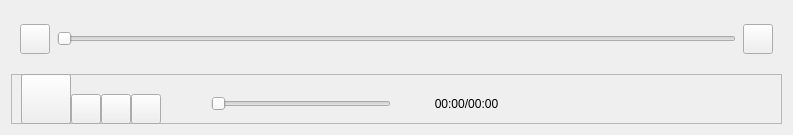
<?xml version="1.0" encoding="UTF-8"?>
<ui version="4.0">
 <class>FormControlPanel</class>
 <widget class="QWidget" name="FormControlPanel">
  <property name="geometry">
   <rect>
    <x>0</x>
    <y>0</y>
    <width>793</width>
    <height>135</height>
   </rect>
  </property>
  <property name="sizePolicy">
   <sizepolicy hsizetype="Expanding" vsizetype="Fixed">
    <horstretch>0</horstretch>
    <verstretch>0</verstretch>
   </sizepolicy>
  </property>
  <property name="windowTitle">
   <string>Form</string>
  </property>
  <property name="autoFillBackground">
   <bool>false</bool>
  </property>
  <layout class="QVBoxLayout" name="verticalLayout_3">
   <property name="spacing">
    <number>7</number>
   </property>
   <property name="leftMargin">
    <number>11</number>
   </property>
   <property name="topMargin">
    <number>11</number>
   </property>
   <property name="rightMargin">
    <number>11</number>
   </property>
   <property name="bottomMargin">
    <number>11</number>
   </property>
   <item>
    <widget class="QFrame" name="frame_2">
     <layout class="QHBoxLayout" name="horizontalLayout_2">
      <property name="spacing">
       <number>7</number>
      </property>
      <item>
       <widget class="QPushButton" name="btnFb">
        <property name="minimumSize">
         <size>
          <width>30</width>
          <height>30</height>
         </size>
        </property>
        <property name="maximumSize">
         <size>
          <width>30</width>
          <height>30</height>
         </size>
        </property>
        <property name="text">
         <string/>
        </property>
       </widget>
      </item>
      <item>
       <widget class="QSlider" name="sliProcess">
        <property name="orientation">
         <enum>Qt::Horizontal</enum>
        </property>
       </widget>
      </item>
      <item>
       <widget class="QPushButton" name="btnFf">
        <property name="minimumSize">
         <size>
          <width>30</width>
          <height>30</height>
         </size>
        </property>
        <property name="maximumSize">
         <size>
          <width>30</width>
          <height>30</height>
         </size>
        </property>
        <property name="text">
         <string/>
        </property>
       </widget>
      </item>
     </layout>
    </widget>
   </item>
   <item>
    <widget class="QFrame" name="frame">
     <property name="sizePolicy">
      <sizepolicy hsizetype="Preferred" vsizetype="Fixed">
       <horstretch>0</horstretch>
       <verstretch>0</verstretch>
      </sizepolicy>
     </property>
     <property name="minimumSize">
      <size>
       <width>0</width>
       <height>50</height>
      </size>
     </property>
     <property name="frameShape">
      <enum>QFrame::StyledPanel</enum>
     </property>
     <property name="frameShadow">
      <enum>QFrame::Raised</enum>
     </property>
     <widget class="QPushButton" name="btnPlay">
      <property name="geometry">
       <rect>
        <x>10</x>
        <y>0</y>
        <width>50</width>
        <height>50</height>
       </rect>
      </property>
      <property name="text">
       <string/>
      </property>
     </widget>
     <widget class="QPushButton" name="btnPause">
      <property name="geometry">
       <rect>
        <x>10</x>
        <y>0</y>
        <width>50</width>
        <height>50</height>
       </rect>
      </property>
      <property name="text">
       <string/>
      </property>
     </widget>
     <widget class="QPushButton" name="btnStop">
      <property name="geometry">
       <rect>
        <x>60</x>
        <y>20</y>
        <width>30</width>
        <height>30</height>
       </rect>
      </property>
      <property name="text">
       <string/>
      </property>
     </widget>
     <widget class="QPushButton" name="btnPre">
      <property name="geometry">
       <rect>
        <x>90</x>
        <y>20</y>
        <width>30</width>
        <height>30</height>
       </rect>
      </property>
      <property name="text">
       <string/>
      </property>
     </widget>
     <widget class="QPushButton" name="btnNext">
      <property name="geometry">
       <rect>
        <x>120</x>
        <y>20</y>
        <width>30</width>
        <height>30</height>
       </rect>
      </property>
      <property name="text">
       <string/>
      </property>
     </widget>
     <widget class="QLabel" name="lbVolume">
      <property name="geometry">
       <rect>
        <x>160</x>
        <y>15</y>
        <width>30</width>
        <height>30</height>
       </rect>
      </property>
      <property name="text">
       <string/>
      </property>
     </widget>
     <widget class="QSlider" name="sliVolume">
      <property name="geometry">
       <rect>
        <x>200</x>
        <y>20</y>
        <width>180</width>
        <height>20</height>
       </rect>
      </property>
      <property name="orientation">
       <enum>Qt::Horizontal</enum>
      </property>
     </widget>
     <widget class="QLabel" name="lbProcess">
      <property name="geometry">
       <rect>
        <x>390</x>
        <y>20</y>
        <width>131</width>
        <height>20</height>
       </rect>
      </property>
      <property name="text">
       <string>00:00/00:00</string>
      </property>
      <property name="alignment">
       <set>Qt::AlignCenter</set>
      </property>
     </widget>
    </widget>
   </item>
  </layout>
 </widget>
 <resources/>
 <connections/>
</ui>
